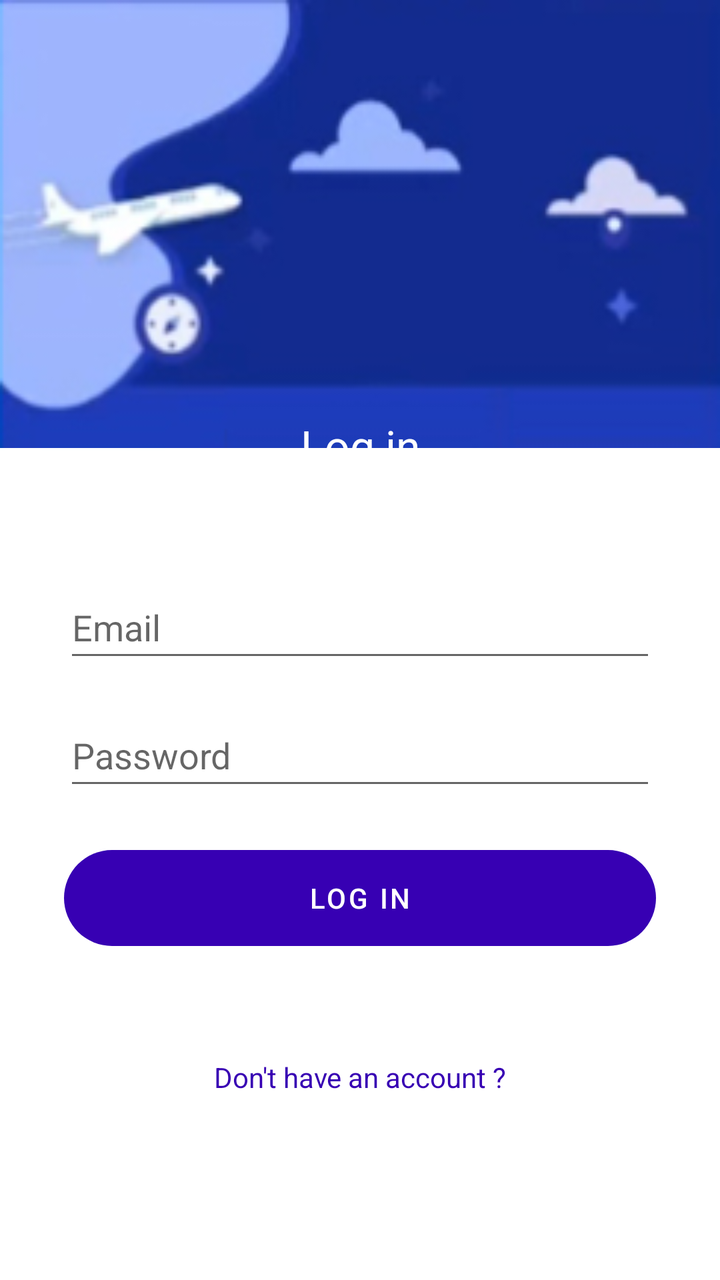
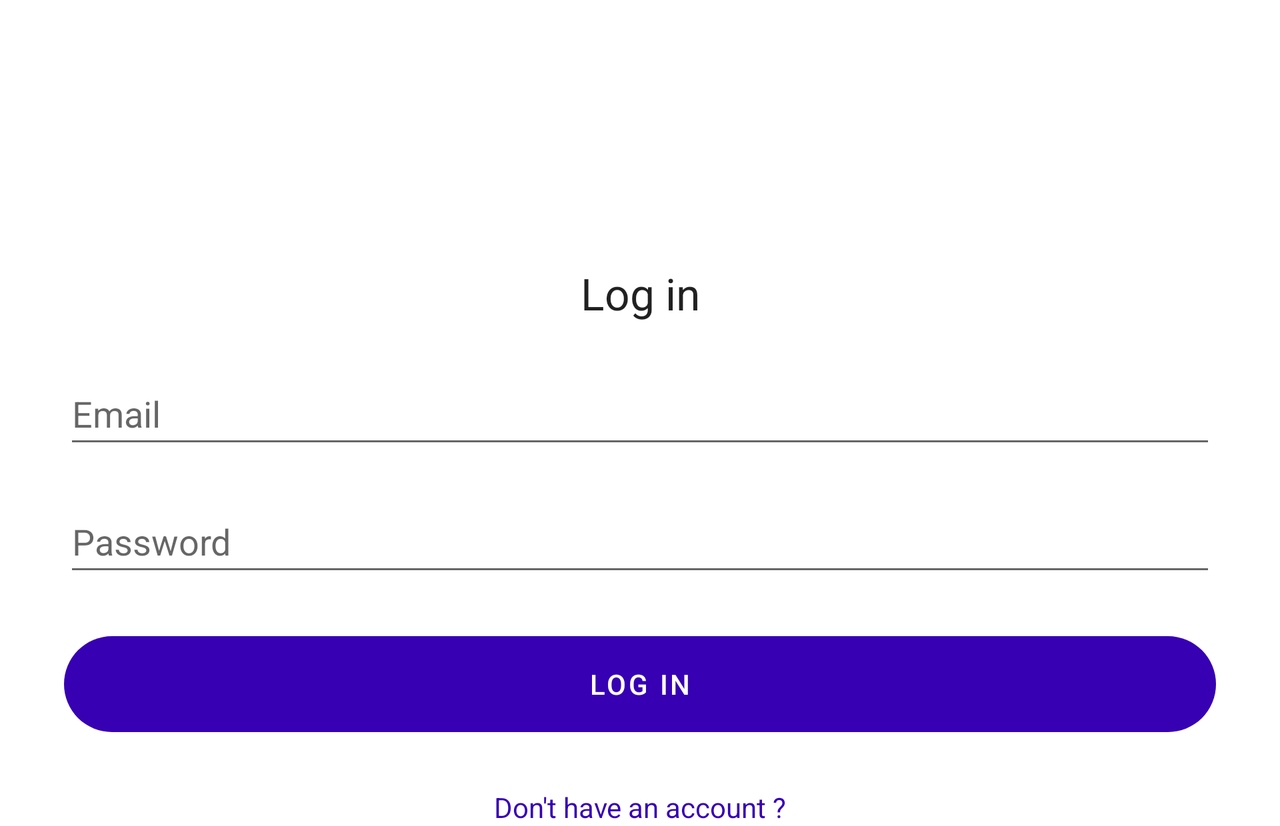

Two renders of one Android screen. The first uses the default layout on a phone; the second uses the alternative layout the repository ships for a different screen configuration, on a matching device. The two XML files are below.
<!-- AndroidManifest.xml: application theme Theme.TravelApplication -->
<!-- res/layout/activity_login.xml -->
<?xml version="1.0" encoding="utf-8"?>
<LinearLayout xmlns:android="http://schemas.android.com/apk/res/android"
    xmlns:app="http://schemas.android.com/apk/res-auto"
    xmlns:tools="http://schemas.android.com/tools"
    android:orientation="vertical"
    android:layout_width="match_parent"
    android:layout_height="match_parent"
    android:weightSum="100"
    tools:context=".LoginActivity">

    <androidx.constraintlayout.widget.ConstraintLayout
        android:layout_width="match_parent"
        android:layout_height="0dp"
        android:layout_weight="35">

        <ImageView
            android:id="@+id/imageView"
            android:layout_width="0dp"
            android:layout_height="0dp"
            android:contentDescription="@string/airplane"
            android:scaleType="fitXY"
            android:src="@drawable/sign_header"
            android:visibility="visible"
            app:layout_constraintBottom_toBottomOf="parent"
            app:layout_constraintEnd_toEndOf="parent"
            app:layout_constraintStart_toStartOf="parent"
            app:layout_constraintTop_toTopOf="parent" />

        <TextView
            android:layout_width="0dp"
            android:layout_height="wrap_content"
            android:layout_marginTop="208dp"
            android:text="@string/log_in"
            android:textAlignment="center"
            android:textAppearance="@style/TextAppearance.AppCompat.Large"
            android:textColor="@color/white"
            app:layout_constraintEnd_toEndOf="parent"
            app:layout_constraintHorizontal_bias="0.0"
            app:layout_constraintStart_toStartOf="parent"
            app:layout_constraintTop_toTopOf="@+id/imageView" />

    </androidx.constraintlayout.widget.ConstraintLayout>

    <androidx.constraintlayout.widget.ConstraintLayout
        android:layout_width="match_parent"
        android:layout_height="0dp"
        android:layout_weight="65">


        <EditText
            android:id="@+id/email_text"
            android:layout_width="0dp"
            android:layout_height="wrap_content"
            android:layout_marginStart="32dp"
            android:layout_marginTop="64dp"
            android:layout_marginEnd="32dp"
            android:autofillHints=""
            android:ems="10"
            android:hint="@string/email"
            android:inputType="textEmailAddress"
            android:minHeight="48dp"
            app:layout_constraintEnd_toEndOf="parent"
            app:layout_constraintHorizontal_bias="0.497"
            app:layout_constraintStart_toStartOf="parent"
            app:layout_constraintTop_toTopOf="parent" />

        <EditText
            android:id="@+id/password_text"
            android:layout_width="0dp"
            android:layout_height="wrap_content"
            android:layout_marginStart="32dp"
            android:layout_marginTop="16dp"
            android:layout_marginEnd="32dp"
            android:ems="10"
            android:hint="@string/password"
            android:importantForAutofill="no"
            android:inputType="textPassword"
            android:minHeight="48dp"
            app:layout_constraintEnd_toEndOf="parent"
            app:layout_constraintHorizontal_bias="0.0"
            app:layout_constraintStart_toStartOf="parent"
            app:layout_constraintTop_toBottomOf="@+id/email_text" />

        <Button
            android:id="@+id/login_button"
            android:layout_width="0dp"
            android:layout_height="wrap_content"
            android:layout_marginStart="32dp"
            android:layout_marginTop="25dp"
            android:layout_marginEnd="32dp"
            android:background="@drawable/standard_button_shape"
            android:text="@string/log_in"
            app:backgroundTint="@color/design_default_color_primary_dark"
            app:layout_constraintEnd_toEndOf="parent"
            app:layout_constraintStart_toStartOf="parent"
            app:layout_constraintTop_toBottomOf="@+id/password_text"
            tools:ignore="DuplicateSpeakableTextCheck" />

        <TextView
            android:id="@+id/no_account_text"
            android:layout_width="match_parent"
            android:layout_height="0dp"
            android:layout_marginTop="56dp"
            android:text="@string/no_account_login"
            android:textAlignment="center"
            android:textAppearance="@style/TextAppearance.AppCompat.Small"
            android:textColor="@color/design_default_color_primary_dark"
            app:layout_constraintTop_toBottomOf="@+id/login_button"
            tools:layout_editor_absoluteX="0dp" />
    </androidx.constraintlayout.widget.ConstraintLayout>

</LinearLayout>
<!-- resources referenced by this layout -->
<resources>
  <color name="white">#FFFFFF</color>
  <!-- drawable sign_header: jpg bitmap (drawable, 26534 bytes) -->
  <!-- drawable standard_button_shape (drawable) -->
  <?xml version="1.0" encoding="utf-8"?>
  <shape xmlns:android="http://schemas.android.com/apk/res/android"
      android:shape="rectangle">
  
      <corners android:radius="360dp"/>
  
      <padding
          android:left="20dp"
          android:top="10dp"
          android:right="20dp"
          android:bottom="10dp" >
  
      </padding>
  </shape>
  <string name="airplane">Airplane</string>
  <string name="email">Email</string>
  <string name="log_in">Log in</string>
  <string name="no_account_login">Don\'t have an account ?</string>
  <string name="password">Password</string>
  <style name="Theme.TravelApplication" parent="Theme.MaterialComponents.DayNight.DarkActionBar">
          
          <item name="colorPrimary">@color/purple_500</item>
          <item name="colorPrimaryVariant">@color/purple_700</item>
          <item name="colorOnPrimary">@color/white</item>
          
          <item name="colorSecondary">@color/teal_200</item>
          <item name="colorSecondaryVariant">@color/teal_700</item>
          <item name="colorOnSecondary">@color/black</item>
          
          <item name="android:statusBarColor">?attr/colorPrimaryVariant</item>
          
      </style>
  <color name="purple_500">#FF6200EE</color>
  <color name="purple_700">#FF3700B3</color>
  <color name="teal_200">#FF03DAC5</color>
  <color name="teal_700">#FF018786</color>
  <color name="black">#FF000000</color>
</resources>
<!-- res/layout-land/activity_login.xml (the repository's variant of the layout above) -->
<!-- drawn on the phone turned sideways -->
<?xml version="1.0" encoding="utf-8"?>
<ScrollView xmlns:android="http://schemas.android.com/apk/res/android"

    xmlns:app="http://schemas.android.com/apk/res-auto"
    xmlns:tools="http://schemas.android.com/tools"
    android:layout_height="match_parent"
    android:layout_width="match_parent"

    >
    <LinearLayout
        android:orientation="vertical"
        android:layout_width="match_parent"
        android:layout_height="match_parent"
        android:weightSum="100"
        tools:context=".MainActivity">

        <androidx.constraintlayout.widget.ConstraintLayout
            android:layout_width="match_parent"
            android:layout_height="match_parent"
            android:layout_weight="40">

            <TextView
                android:layout_width="match_parent"
                android:layout_height="wrap_content"
                android:layout_marginTop="132dp"
                android:text="@string/log_in"
                android:textAlignment="center"
                android:textAppearance="@style/TextAppearance.AppCompat.Large"
                app:layout_constraintTop_toTopOf="@+id/imageView"
                tools:layout_editor_absoluteX="0dp" />

            <ImageView
                android:id="@+id/imageView"
                android:layout_width="match_parent"
                android:layout_height="match_parent"
                android:src="@drawable/ic_launcher_foreground"
                app:layout_constraintTop_toTopOf="parent"
                tools:layout_editor_absoluteX="0dp" />

        </androidx.constraintlayout.widget.ConstraintLayout>

        <androidx.constraintlayout.widget.ConstraintLayout
            android:layout_width="match_parent"
            android:layout_height="match_parent"
            android:layout_weight="60">


            <EditText
                android:id="@+id/reset_email_text"
                android:layout_width="0dp"
                android:layout_height="wrap_content"
                android:layout_marginStart="32dp"
                android:layout_marginTop="20dp"
                android:layout_marginEnd="32dp"
                android:ems="10"
                android:hint="@string/email"
                android:inputType="textEmailAddress"
                android:minHeight="48dp"
                app:layout_constraintEnd_toEndOf="parent"
                app:layout_constraintHorizontal_bias="0.0"
                app:layout_constraintStart_toStartOf="parent"
                app:layout_constraintTop_toTopOf="parent" />

            <EditText
                android:id="@+id/password_text"
                android:layout_width="0dp"
                android:layout_height="wrap_content"
                android:layout_marginStart="32dp"
                android:layout_marginTop="16dp"
                android:layout_marginEnd="32dp"
                android:ems="10"
                android:hint="@string/password"
                android:inputType="textPersonName"
                android:minHeight="48dp"
                app:layout_constraintEnd_toEndOf="parent"
                app:layout_constraintHorizontal_bias="0.0"
                app:layout_constraintStart_toStartOf="parent"
                app:layout_constraintTop_toBottomOf="@+id/reset_email_text" />

            <Button
                android:id="@+id/button"
                android:layout_width="0dp"
                android:layout_height="wrap_content"
                android:layout_marginStart="32dp"
                android:layout_marginTop="25dp"
                android:layout_marginEnd="32dp"
                android:background="@drawable/standard_button_shape"
                android:text="@string/log_in"
                app:backgroundTint="@color/design_default_color_primary_dark"
                app:layout_constraintEnd_toEndOf="parent"
                app:layout_constraintHorizontal_bias="1.0"
                app:layout_constraintStart_toStartOf="parent"
                app:layout_constraintTop_toBottomOf="@+id/password_text" />

            <TextView
                android:id="@+id/tvUserEmail"
                android:layout_width="match_parent"
                android:layout_height="0dp"
                android:layout_marginTop="28dp"
                android:text="@string/no_account_login"
                android:textAlignment="center"
                android:textAppearance="@style/TextAppearance.AppCompat.Small"
                android:textColor="@color/design_default_color_primary_dark"
                app:layout_constraintTop_toBottomOf="@+id/button"
                tools:layout_editor_absoluteX="0dp" />
        </androidx.constraintlayout.widget.ConstraintLayout>

    </LinearLayout>
</ScrollView>
<!-- resources referenced by the variant -->
<!-- as the phone turned sideways resolves them -->
<resources>
  <!-- drawable standard_button_shape (drawable) -->
  <?xml version="1.0" encoding="utf-8"?>
  <shape xmlns:android="http://schemas.android.com/apk/res/android"
      android:shape="rectangle">
  
      <corners android:radius="360dp"/>
  
      <padding
          android:left="20dp"
          android:top="10dp"
          android:right="20dp"
          android:bottom="10dp" >
  
      </padding>
  </shape>
  <string name="email">Email</string>
  <string name="log_in">Log in</string>
  <string name="no_account_login">Don\'t have an account ?</string>
  <string name="password">Password</string>
  <style name="Theme.TravelApplication" parent="Theme.MaterialComponents.DayNight.DarkActionBar">
          
          <item name="colorPrimary">@color/purple_500</item>
          <item name="colorPrimaryVariant">@color/purple_700</item>
          <item name="colorOnPrimary">@color/white</item>
          
          <item name="colorSecondary">@color/teal_200</item>
          <item name="colorSecondaryVariant">@color/teal_700</item>
          <item name="colorOnSecondary">@color/black</item>
          
          <item name="android:statusBarColor">?attr/colorPrimaryVariant</item>
          
      </style>
  <color name="purple_500">#FF6200EE</color>
  <color name="purple_700">#FF3700B3</color>
  <color name="white">#FFFFFF</color>
  <color name="teal_200">#FF03DAC5</color>
  <color name="teal_700">#FF018786</color>
  <color name="black">#FF000000</color>
</resources>
